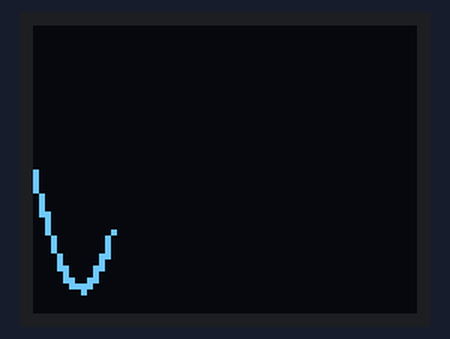
This sketch was run on a simulated Arduino Uno, built with avr-gcc and run on an emulated ATmega328P. Parts: 64×48 one-colour display. Random numbers use the default seed unless the sketch sets one.

Above: at 1.71 s.
At 18.1 s:
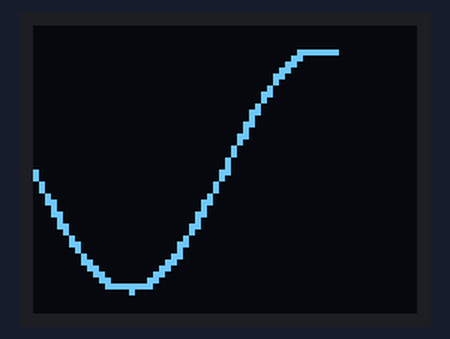
At 28.3 s:
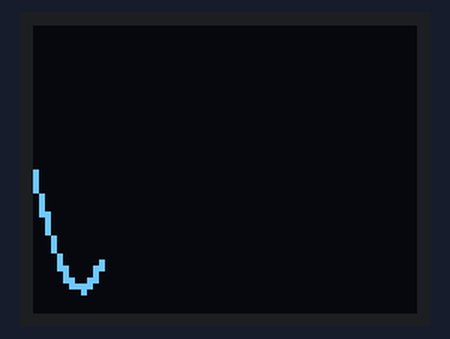
At 30.0 s:
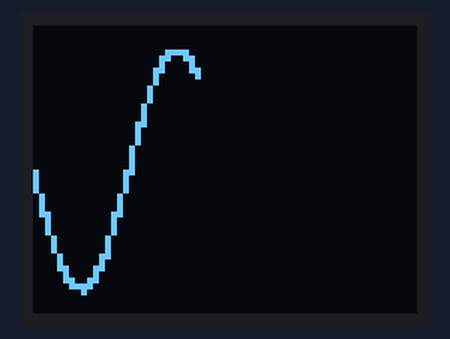
At 31.7 s:
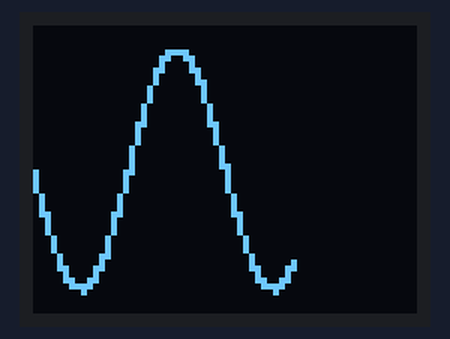
At 34.9 s:
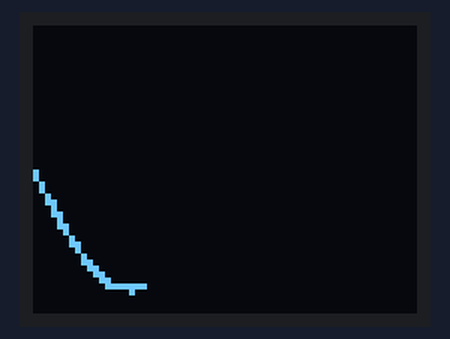

Measured:
- what the display in image 1 shows lasts 0.7 s, from 18.1 s to 18.8 s
- what the display in image 2 shows lasts 0.9 s, from 28.3 s to 29.2 s
- what the display in image 5 shows lasts 1.4 s, from 34.9 s to 36.3 s

The sketch:

randomsinwave.ino
```cpp
#include <MicroView.h>
int delaytime = 1;
void setup() {
  uView.begin();
  uView.clear(PAGE);
}

void loop () {
  delaytime = random(0,3);
  int i;
  float rad,srad, x,y;
  int amp=20;
  int nPhase=360*random(1,3);

  for(i=0; i<nPhase;i++) {
    x=i;
    x=x*0.017453;
    y= sin(x);
    y=y*amp;  // amplitude
    y=y+24;
    x=(double)64/(double)nPhase;
    x=x*i;
    uView.pixel(x, y);
    uView.display();
    delay(delaytime);
  }


  uView.display();
  uView.clear(PAGE);
}
```
